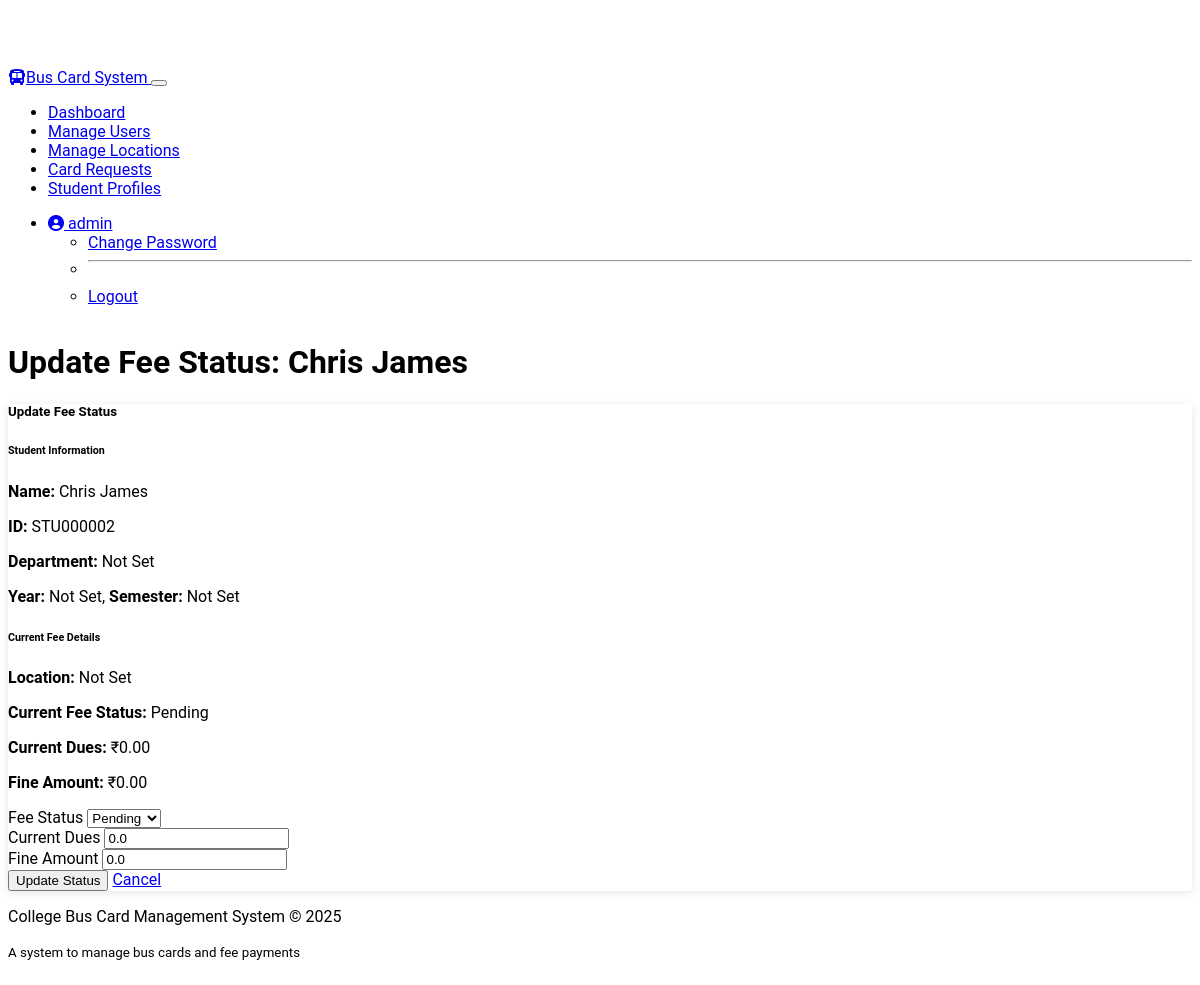
Before: /accountant/students/1 (signed in) with the older database file.
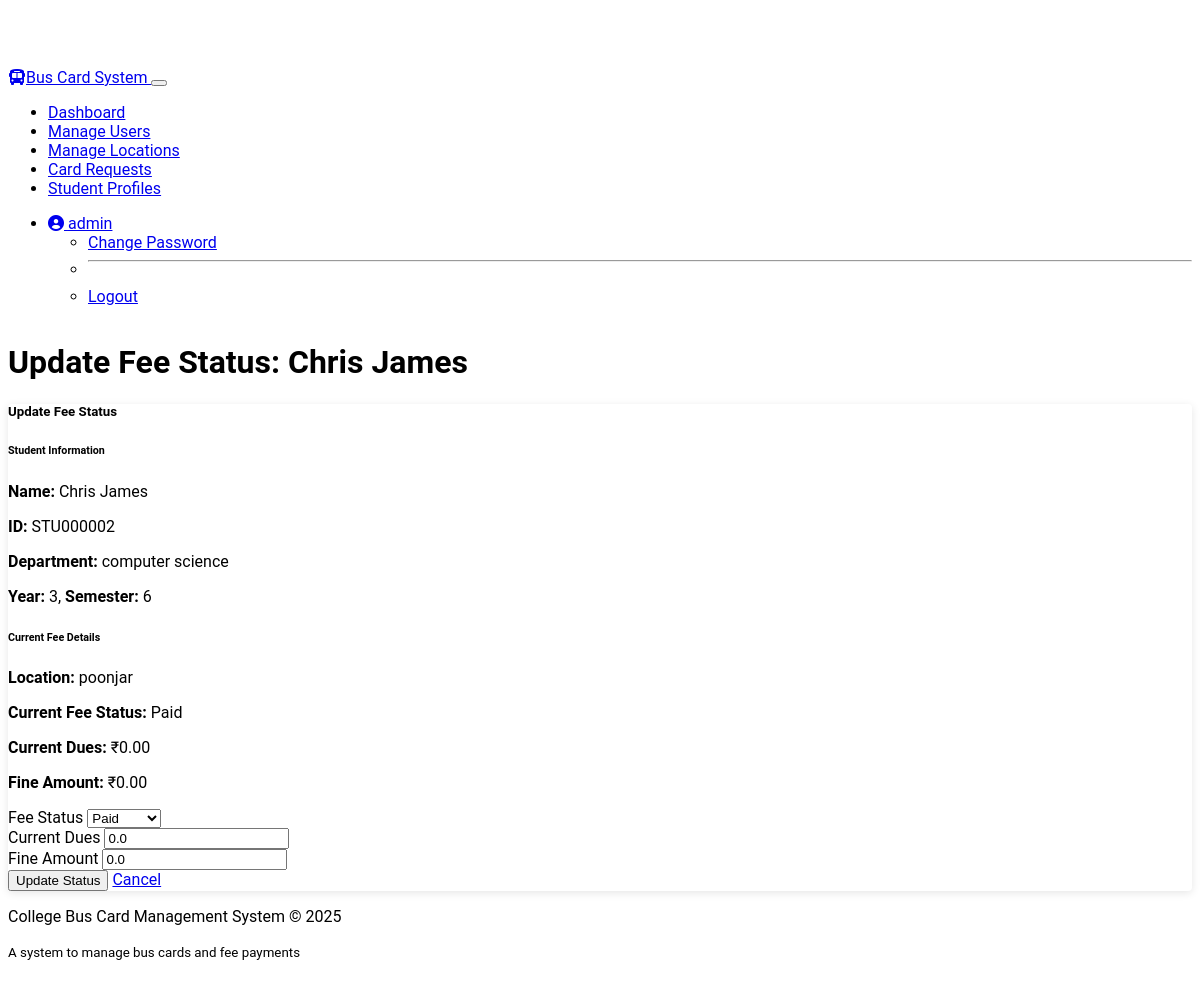
After: the same page with the newer database file.
### my_models.py (models this page shows, shortened)
class StudentProfile(db.Model):
    __tablename__ = 'student_profiles'
    id = Column(Integer, primary_key=True)
    user_id = Column(Integer, ForeignKey('users.id'), nullable=False)
    student_id = Column(String(20), unique=True, nullable=False)  # College student ID
    department = Column(String(100))
    year = Column(Integer)
    semester = Column(Integer)
    location_id = Column(Integer, ForeignKey('locations.id'))
    card_status = Column(String(20), default='inactive')
    card_number = Column(String(20), unique=True)
    qr_code = Column(String(255))  # URL or data for QR code
    fee_status = Column(String(20), default='pending')
    fee_due_date = Column(DateTime)
    current_dues = Column(Float, default=0.0)
    fine_amount = Column(Float, default=0.0)
    created_at = Column(DateTime, default=datetime.utcnow)
    updated_at = Column(DateTime, default=datetime.utcnow, onupdate=datetime.utcnow)
    user = relationship("User", back_populates="student_profile")
    location = relationship("Location", back_populates="student_profiles")

class Location(db.Model):
    __tablename__ = 'locations'
    id = Column(Integer, primary_key=True)
    name = Column(String(100), nullable=False)
    address = Column(String(255))
    distance = Column(Float)  # Distance from college in km
    fee_amount = Column(Float, nullable=False)  # Base fee for this location
    is_active = Column(Boolean, default=True)
    created_at = Column(DateTime, default=datetime.utcnow)
    updated_at = Column(DateTime, default=datetime.utcnow, onupdate=datetime.utcnow)
    student_profiles = relationship("StudentProfile", back_populates="location")

### routes/accountant.py (the view)
    def decorated_function(*args, **kwargs):
        if not current_user.is_authenticated or (current_user.role != 'accountant' and current_user.role != 'admin'):
            flash('You do not have permission to access this page!', 'danger')
            return redirect(url_for('auth.login'))
        return f(*args, **kwargs)

### forms.py
class UpdateCardStatusForm(FlaskForm):
    student_id = StringField('Student ID', validators=[DataRequired()])
    card_status = SelectField('Card Status', choices=[
        ('active', 'Active'),
        ('inactive', 'Inactive'),
        ('pending', 'Pending'),
        ('cancelled', 'Cancelled'),
        ('expired', 'Expired')
    ], validators=[DataRequired()])
    fee_status = SelectField('Fee Status', choices=[
        ('paid', 'Paid'),
        ('pending', 'Pending'),
        ('overdue', 'Overdue')
    ], validators=[DataRequired()])
    current_dues = FloatField('Current Dues', validators=[Optional()])
    fine_amount = FloatField('Fine Amount', validators=[Optional()])
    submit = SubmitField('Update Status')

### app.py (called while the page is built)
@app.context_processor
def inject_now():
    return {'now': datetime.now()}

    @login_manager.user_loader
    def load_user(user_id):
        return User.query.get(int(user_id))

### templates/accountant/manage_fees.html (shortened to what this page needs)
{% extends "base.html" %}
{% block heading %}
{% if update_student %}Update Fee Status: {{ student.first_name }} {{ student.last_name }}{% else %}Manage Student Fees{% endif %}
{% endblock %}
{% block content %}
{% if update_student %}
<div class="card mb-4">
    <div class="card-header bg-primary text-white">
        <h5 class="mb-0">Update Fee Status</h5>
    </div>
    <div class="card-body">
        <div class="row mb-4">
            <div class="col-md-6">
                <h6>Student Information</h6>
                <p><strong>Name:</strong> {{ student.first_name }} {{ student.last_name }}</p>
                <p><strong>ID:</strong> {{ profile.student_id }}</p>
                <p><strong>Department:</strong> {{ profile.department or 'Not Set' }}</p>
                <p><strong>Year:</strong> {{ profile.year or 'Not Set' }}, <strong>Semester:</strong> {{ profile.semester or 'Not Set' }}</p>
            </div>
            <div class="col-md-6">
                <h6>Current Fee Details</h6>
                <p><strong>Location:</strong> {{ profile.location.name if profile.location else 'Not Set' }}</p>
                <p><strong>Current Fee Status:</strong> <span class="badge {% if profile.fee_status == 'paid' %}bg-success{% elif profile.fee_status == 'pending' %}bg-warning{% else %}bg-danger{% endif %}">{{ profile.fee_status|capitalize }}</span></p>
                <p><strong>Current Dues:</strong> ₹{{ profile.current_dues or '0.00' }}</p>
                <p><strong>Fine Amount:</strong> ₹{{ profile.fine_amount or '0.00' }}</p>
            </div>
        </div>
        <form method="POST" action="{{ url_for('accountant.update_student_fee', profile_id=profile.id) }}">
            <div class="mb-3">
                {{ form.fee_status.label(class="form-label") }}
                {{ form.fee_status(class="form-select") }}
            </div>
            <div class="mb-3">
                {{ form.current_dues.label(class="form-label") }}
                {{ form.current_dues(class="form-control", type="number", step="0.01") }}
            </div>
            <div class="mb-3">
                {{ form.fine_amount.label(class="form-label") }}
                {{ form.fine_amount(class="form-control", type="number", step="0.01") }}
            </div>
            <div class="d-grid gap-2">
                {{ form.submit(class="btn btn-primary") }}
                <a href="{{ url_for('accountant.students') }}" class="btn btn-secondary">Cancel</a>
            </div>
        </form>
    </div>
</div>
{% endif %}
{% endblock %}

Changed rows visible on the page:
changed StudentProfile "STU000002": department "Not Set" → "computer science"; year "Not Set" → "3"; semester "Not Set" → "6"; fee_status "Pending" → "Paid"
added Location: location "poonjar"
Other visible differences:
{{ profile.location.name if profile.location else 'Not Set' }}: "Not Set" → (not shown)
